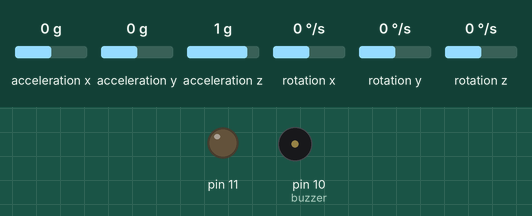
Simulated run of this sketch. Board: Arduino Uno, built with avr-gcc and run on an emulated ATmega328P. Shown: output pins drawn as LEDs (lit = HIGH), buzzer (waves = sounding). The inputs (shaded band) are chosen by the test bench; at power-on: rotation x 0 °/s, acceleration x 0 g, acceleration y 0 g, acceleration z 1 g, rotation y 0 °/s, rotation z 0 °/s.

Above: at 1.2 s.
1.3 s: rotation x set to -6 °/s
2.8 s: rotation x set to -9 °/s
At 3.6 s:
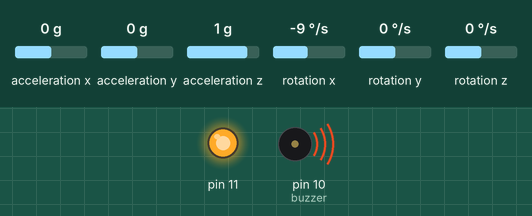
5.8 s: rotation x set to 0 °/s
At 6.3 s:
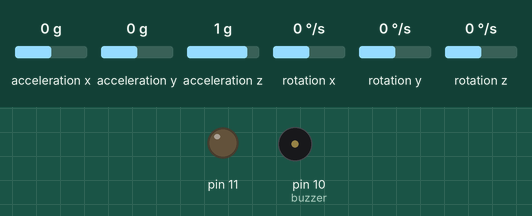
7.3 s: rotation x set to -192 °/s
At 8.1 s:
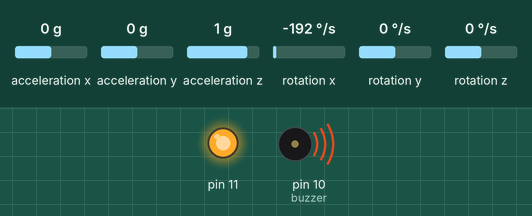
Timing chart, 0 to 10.3 s (numbered marks = the images above; inputs shaded):
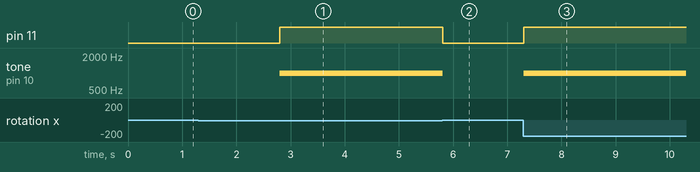

Measured:
- the behaviour switches between -7 and -8 °/s on rotation x (found by bisection; images 0 and 1)
- after the input at 1.3 s, every drawn part: stays the same
- after the input at 2.8 s, pin 11: LOW → HIGH at once; tone on pin 10 (buzzer): silent → 1000 Hz at once
- after the input at 5.8 s, pin 11: HIGH → LOW at once; tone on pin 10 (buzzer): 1000 Hz → silent at once
- after the input at 7.3 s, pin 11: LOW → HIGH at once; tone on pin 10 (buzzer): silent → 1000 Hz at once

The sketch:

sketch_jun1a.ino
```cpp
#include <MPU6050.h>
#include <Wire.h>
MPU6050 MPU;
int GyroX , GyroY , GyroZ;
int buzzer = 10;
void setup() {
  pinMode(11,OUTPUT);
  Serial.begin(9600);
  Wire.begin();
  MPU.initialize();
}
void loop() {
  MPU.getRotation(&GyroX, &GyroY, &GyroZ);
  if(GyroX< -1000 ||GyroX> 1000 || GyroY>1000 || GyroY< -1000 || GyroZ >1000 || GyroZ < -1000 ) {
  tone(buzzer,1000);
  digitalWrite(11,HIGH);
  delay(1000);
  digitalWrite(11,LOW);
  } else {
  noTone(buzzer);
  digitalWrite(11,LOW);
  }
}
```
